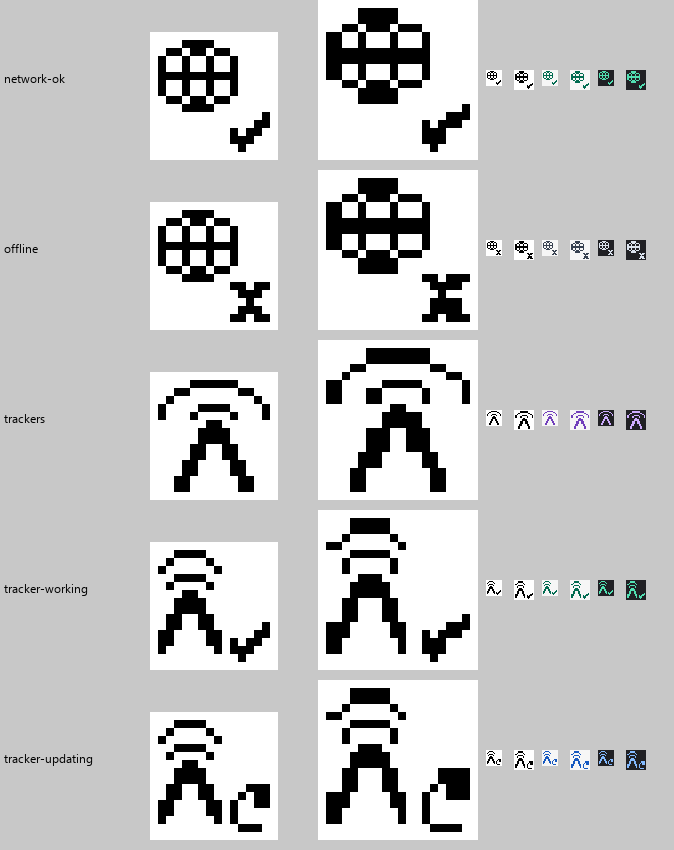

This chart was generated by the following Python code:
# Revision 6 review: the changed icons at native 16 and 20 px only, mono/light/dark, at x1 and x8 nearest,
# so the x1.25 rounding at 20 px can be judged against the 16 px drawing.
# Usage: python -I size20.py <ui-icon-explorations dir> <output png> <id> [<id> ...]
import os, sys
from PIL import Image, ImageDraw, ImageFont
root, out, ids = sys.argv[1], sys.argv[2], sys.argv[3:]
font = ImageFont.truetype('C:/Windows/Fonts/segoeui.ttf', 12)
TH = (('png-mono', (255, 255, 255)), ('png', (246, 246, 246)), ('png-dark', (32, 32, 36)))
def tile(th, s, ic, bg, z=1):
    im = Image.open(os.path.join(root, th, 'bold', str(s), ic + '.png')).convert('RGBA')
    t = Image.new('RGBA', im.size, bg + (255,)); t.alpha_composite(im); t = t.convert('RGB')
    return t.resize((s * z, s * z), Image.NEAREST)
Z = 8
RH = 20 * Z + 10
img = Image.new('RGB', (150 + 2 * (20 * Z + 8) + 3 * 2 * 28 + 20, RH * len(ids)), (200, 200, 200))
d = ImageDraw.Draw(img)
for r, ic in enumerate(ids):
    y = r * RH
    d.text((4, y + 70), ic, fill=(0, 0, 0), font=font)
    img.paste(tile('png-mono', 16, ic, (255, 255, 255), Z), (150, y + 4 * Z))
    img.paste(tile('png-mono', 20, ic, (255, 255, 255), Z), (150 + 20 * Z + 8, y))
    x = 150 + 2 * (20 * Z + 8)
    for th, bg in TH:
        for s in (16, 20):
            img.paste(tile(th, s, ic, bg), (x, y + 70)); x += 28
img.save(out); print('done')
